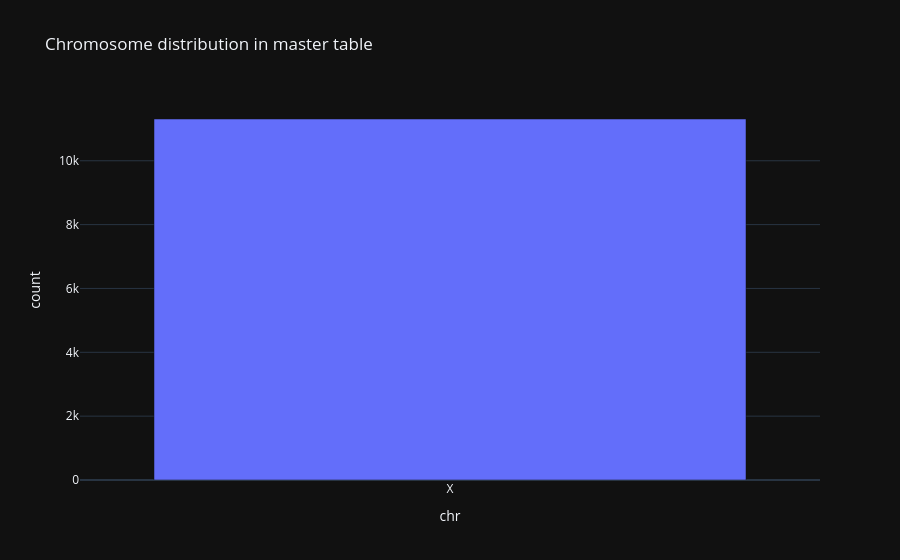

Notebook code cell kept with this figure:
### Code cell
chr_plot = df["chr"].fillna("NA").value_counts().reset_index()
chr_plot.columns = ["chr", "count"]

fig = px.bar(
    chr_plot,
    x="chr",
    y="count",
    title="Chromosome distribution in master table"
)
fig.show()

### Figure 1 — Plotly figure (JSON) as saved in the notebook; plotly's stock layout.template omitted (floating-point values rounded to 4 significant figures)
{"data": [{"hovertemplate": "chr=%{x}<br>count=%{y}<extra></extra>", "legendgroup": "", "marker": {"color": "#636efa", "pattern": {"shape": ""}}, "name": "", "orientation": "v", "showlegend": false, "textposition": "auto", "x": ["X"], "xaxis": "x", "y": [11308], "yaxis": "y", "type": "bar"}], "layout": {"xaxis": {"anchor": "y", "domain": [0.0, 1.0], "title": {"text": "chr"}}, "yaxis": {"anchor": "x", "domain": [0.0, 1.0], "title": {"text": "count"}}, "legend": {"tracegroupgap": 0}, "title": {"text": "Chromosome distribution in master table"}, "barmode": "relative"}}
